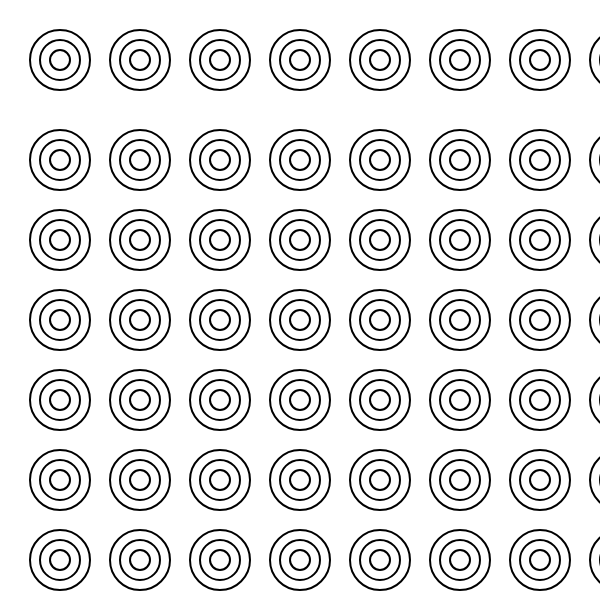
Frame 1 (no input)
Frame 2 (the mouse pressed at the canvas centre, redrawn once): identical to frame 1, image omitted

The p5.js sketch that drew this single still picture (run headless with seeded random() and noise() and a simulated clock; the mouse was pressed at the canvas centre and the sketch redrawn once):

// p5.js sketch
// ── sketch.js
let spacing = 80;
let outerRadius = 60;
let width = 600;
let height = 600;
function setup() {
  createCanvas(width, height);
}

function draw() {
  background(255);

  let spots = width / spacing;
  for (let row = 0; row < spots; row++) {
    let xCoord = row * spacing + outerRadius;
    let nextCircle = new Circle(xCoord, outerRadius, outerRadius);
    nextCircle.draw();
    for (let col = 1; col < spots; col++) {
      let yCoord = col * spacing + spacing;
      nextCircle = new Circle(xCoord, yCoord, outerRadius);
      nextCircle.draw();
    }
  }
  noLoop();
}

// ── circle.js
class Circle {
  constructor(x, y, outerRadius) {
    this.x = x;
    this.y = y;
    this.innerRadius = 20;
    this.mediumRadius = 40;
    this.outerRadius = outerRadius;
  }

  draw() {
    stroke(0, 0, 0);
    strokeWeight(2);
    noFill();
    circle(this.x, this.y, this.innerRadius);
    circle(this.x, this.y, this.mediumRadius);
    circle(this.x, this.y, outerRadius);
  }
}

// ── style.css
html,
body {
  margin: 0;
  padding: 0;
  background-color: #cccccc;
}
canvas {
  display: block;
}
